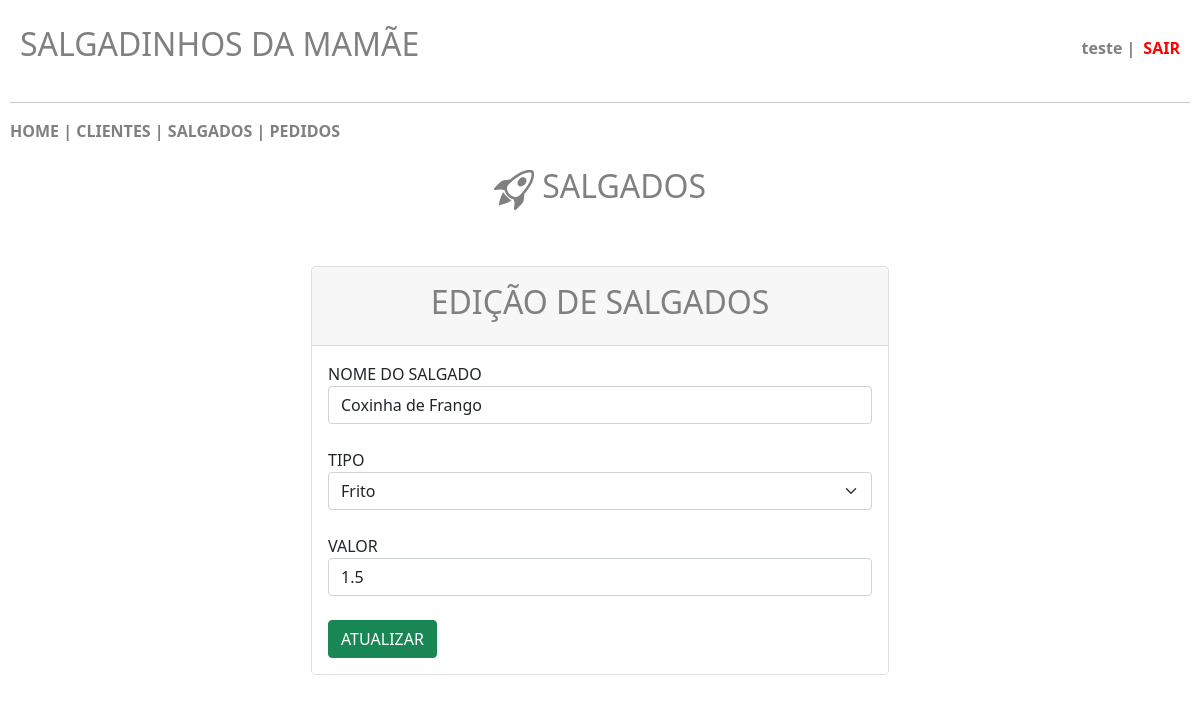
/projeto/salgados_editar.php?id=1 (signed in), run on the app's committed database.
### tables this page shows
CREATE TABLE `salgados` (
  `id` int(11) NOT NULL,
  `nome` varchar(200) NOT NULL,
  `tipo` varchar(50) NOT NULL,
  `valor` float NOT NULL
);

### projeto/salgados_editar.php (the view, shortened to what this page needs)
<?php
    include 'conecta.php';
?>
<!DOCTYPE html>
<html lang="pt-br">
    <head>
        <link href="https://cdn.jsdelivr.net/npm/bootstrap@5.0.2/dist/css/bootstrap.min.css" rel="stylesheet">
    </head>
    <body>
        <header class="main-header">
            <h2>SALGADINHOS DA MAMÃE</h2>
            <div class="user-info">
                <?php
                    if (!empty($_SESSION["user"])) {
                        $usuario = $_SESSION["user"];
                        echo "<span class='username'>".htmlspecialchars($usuario)." | </span><a class='logout-link' href='sair.php'>SAIR</a>";
                    }
                ?>
            </div>
        </header>
        <hr>
        <nav>
            <?php
                include 'menu.php';
            ?>
        </nav>
        <br>
        <center><h2>&nbsp;SALGADOS</h2></center>
        <br>
        <br>
        <div class="row justify-content-center row-cols-1 row-cols-md-2 mb-3 text-center">
            <div class="col">
                <div class="card mb-4 rounded-3 shadow-sw">
                    <div class="card-header py-3">
                        <h2>EDIÇÃO DE SALGADOS</h2>
                    </div>
                    <div class="card-body text-start">
                        <?php
                            $id = $_GET['id'];
                            $sql = "SELECT * FROM salgados WHERE id=$id";
                            $query = $conn->query($sql);
                            while ($dados = $query->fetch_assoc()) {
                                $nome = $dados['nome'];
                                $tipo = $dados['tipo'];
                                $valor = $dados['valor'];
                            }
                        ?>
                        <form action="salgados_atualiza.php?id=<?php echo $id; ?>" method="POST">
                            <div class="form-group">
                                <label>NOME DO SALGADO</label>
                                <input type="text" class="form-control" name="nome" value="<?php echo $nome; ?>" required>
                                <br>
                                <label>TIPO</label>
                                <select class="form-select" name="tipo" required>
                                    <option value="Frito" <?php if($tipo == 'Frito') { echo 'selected'; } ?>>Frito</option>
                                </select>
                                <br>
                                <label>VALOR</label>
                                <input type="money" class="form-control" name="valor" value="<?php echo $valor; ?>" required>
                                <br>
                                <button type="submit" class="btn btn-success">ATUALIZAR</button>
                            </div>
                        </form>
                    </div>
                </div>
            </div>
        </div>
    </body>
</html>

### projeto/salgados_editar.php (style rules this page uses)
body { padding: 5px; margin: 5px; }
h2 { color: gray; }
.main-header { display: flex; justify-content: space-between; align-items: center; padding: 15px 10px; }
.user-info { display: flex; align-items: center; gap: 8px; color: gray; }
.username { font-weight: bold; }
.logout-link { color: red; font-weight: bold; text-decoration: none; }

### data on the page
salgados: nome "Coxinha de Frango", tipo "Frito", valor "1.5"

### other printed values
$usuario "teste"
